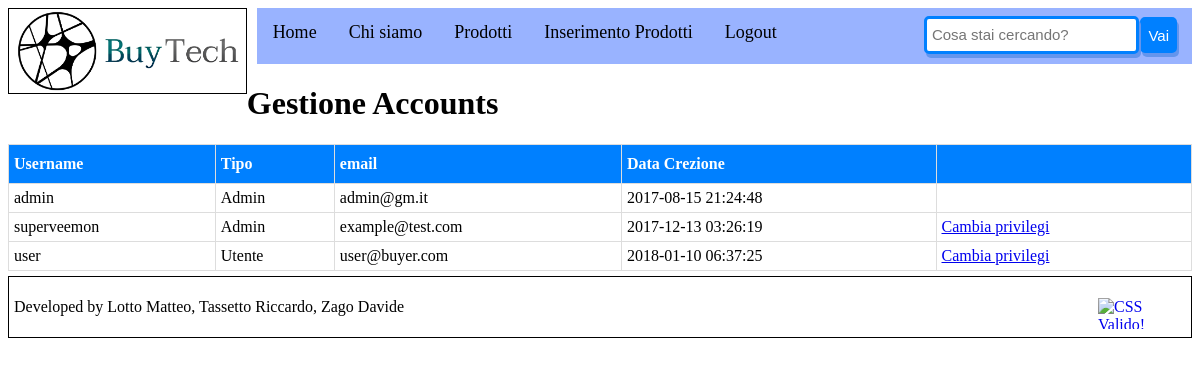
The app's page /Webpage/adminaccounts.php (signed in) with its own data.
### tables this page shows
CREATE TABLE Account(
    username varchar(20) PRIMARY KEY,
    password varchar(20),
    email varchar(50) UNIQUE,
    admin boolean,
    datacreazione datetime
);

### Webpage/php-script/connessione.php (called while the page is built, shortened)
<?php
   class DBAccess {
	public $connessione;
	public function openc() {
		$this->connessione=mysqli_connect(	static::HOST_DB,
											static::USERNAME,
											static::PASSWORD,
											static::DATABASE_NAME);
		if(!$this->connessione) {
			return false;
		} else {
			return true;
		}
	}
	public function getUserlist(){
		$query=mysqli_query($this->connessione,"SELECT username,email,admin,datacreazione FROM account");
		for($i=0;$i<mysqli_num_rows($query);$i++){
			$result[$i]=mysqli_fetch_assoc($query);
		}
		return $result;
	}
	}
?>

### Webpage/adminaccounts.php (the view, shortened to what this page needs)
<?php
require "php-script/connessione.php";
$DB=new DBAccess();
$DB->openc();
?>
<!DOCTYPE HTML>
<html lang="it">
<head>
<?php
	include "general/Meta.php";
?>
</head>
<body>
<?php
	include "general/Header.php";
?>
<h1>Gestione Accounts</h1>
<?php
	$accountab=$DB->getUserlist();
	echo "<table>
			<tr>
				<th>Username</th>
				<th>Tipo</th>
				<th>email</th>
				<th>Data Crezione</th>
				<th></th>
			</tr>";
	foreach($accountab as $result){
		if($result["admin"]==false){$type="Utente";}
		else{$type="Admin";}
		echo "<tr><td>".$result["username"]."</td>
		<td>".$type."</td>
		<td>".$result["email"]."</td>
		<td>".$result["datacreazione"]."</td>";
		if ($_SESSION['login_user']!=$result["username"]){
		echo "
		<td>
			<a href='adminaccounts.php?type=edit&user=".$result["username"]."'>Cambia privilegi</a>
		</td>";
		}
		else{echo "<td></td>";}
	}
	echo "</table>";
	include "general/Footer.php";
?>
</body>
</html>

### Webpage/style/style.css (style rules this page uses)
html { margin: 0; padding: 0; }
table { border-collapse: collapse; border: 1.5px solid darkslateblue; width: 100%; }
table td { border: 1px solid #ddd; padding: 5px; }
table th { border: 1px solid #ddd; padding: 10px 0 10px 5px; text-align: left; background-color: #0080ff; color: white; }

### Webpage/style/print.css (style rules this page uses)
html { margin: 0; padding: 0; }

### records on screen
account: username "admin", admin "Admin", email "admin@gm.it", datacreazione "2017-08-15 21:24:48"
account: username "superveemon", admin "Admin", email "example@test.com", datacreazione "2017-12-13 03:26:19"
account: username "user", admin "Utente", email "user@buyer.com", datacreazione "2018-01-10 06:37:25"
